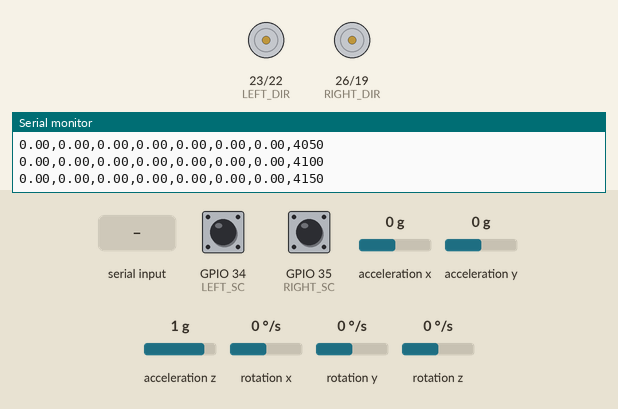
The sketch below on a simulated ESP32. On the bench: direction and speed pins drawn as motors (green arrow = direction pin HIGH = forward, orange = LOW = backward, longer = more drive), the last lines printed to the serial monitor. The test bench sets the inputs (shaded band); at power-on: GPIO 34 (LEFT_SC) HIGH, GPIO 35 (RIGHT_SC) HIGH, acceleration x 0 g, acceleration y 0 g, acceleration z 1 g, rotation x 0 °/s, rotation y 0 °/s, rotation z 0 °/s.

Above: at 4.2 s.
4.3 s: "V,1\n" received over Serial
At 4.55 s:
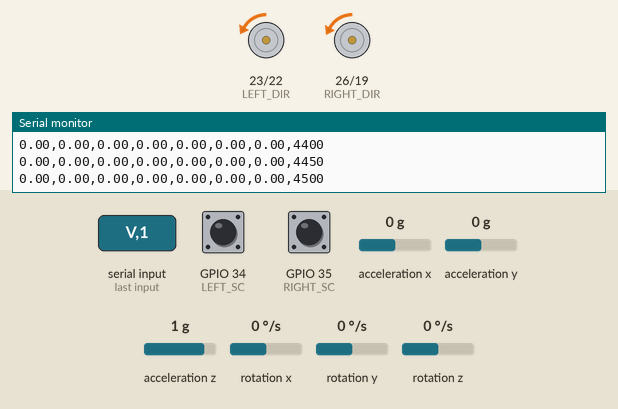
7.3 s: "v,45\n" received over Serial
At 9.2 s:
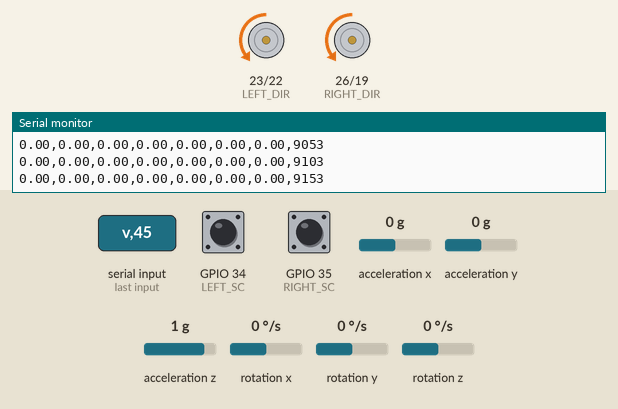
Timing chart, 0 to 10.8 s (numbered marks = the images above; inputs shaded):
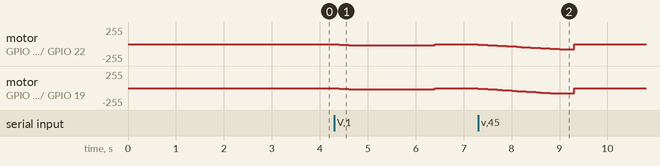

The sketch:

firmware.ino
```cpp
#include <math.h>
#include <Wire.h>
#include <MPU6050_tockn.h>

// Define custom I2C pins for MPU6050
#define I2C_SDA 32
#define I2C_SCL 33

// Motor pins
#define LEFT_PWM     22
#define LEFT_DIR     23
#define LEFT_SC      34
#define RIGHT_PWM    19
#define RIGHT_DIR    26
#define RIGHT_SC     35

#define LEFT_PWM_CH   2
#define RIGHT_PWM_CH  1
#define PWM_FREQ      1000
#define PWM_RES       8
#define MAX_PWM       80

#define DEBOUNCE_TIME_US       1000
#define ENCODER_PRINT_INTERVAL 50
#define ODOMETRY_INTERVAL       20

#define LEFT_FORWARD   HIGH
#define RIGHT_FORWARD  LOW

#define WHEEL_DIAMETER_M    0.165f
#define WHEEL_SEPARATION_M  0.521f
#define PULSES_PER_REV      45

#define FILTER_ALPHA 0.15f

// Forward calibration
#define LEFT_SLOPE_FWD     0.0411f
#define LEFT_INTERCEPT_FWD -0.2392f
#define RIGHT_SLOPE_FWD    0.0267f
#define RIGHT_INTERCEPT_FWD -0.0816f

// Reverse calibration (swapped characteristics)
#define LEFT_SLOPE_REV     0.0267f
#define LEFT_INTERCEPT_REV -0.0816f
#define RIGHT_SLOPE_REV    0.0411f
#define RIGHT_INTERCEPT_REV -0.2392f

#define MIN_START_PWM 10

#define LOW_SPEED_PWM_PER_MPS 30.0f
#define LOW_SPEED_THRESHOLD 0.15f

// Reduced maximum acceleration for smoother transitions
#define MAX_ACCELERATION 0.8f

// Minimum speed for PID control to prevent hunting
#define MIN_SPEED_FOR_PID 0.02f

// Stop sequence timing
#define STOP_HOLD_TIME 200

// Command timeout
#define COMMAND_TIMEOUT_MS 2000

// Odometry variables
float x = 0.0;
float y = 0.0;
float theta = 0.0;

unsigned long samplerate = 100;

// Wheel speeds
float vl = 0.0;
float vr = 0.0;
float filteredVl = 0.0;
float filteredVr = 0.0;

// Command vs Actual Ramped Target Velocities
float rawTargetVl = 0.0;
float rawTargetVr = 0.0;
float targetVl = 0.0;
float targetVr = 0.0;

// PID variables
float prevErrorVl = 0.0;
float integralVl = 0.0;
float outputVl = 0.0;
float prevErrorVr = 0.0;
float integralVr = 0.0;
float outputVr = 0.0;

float prevMeasuredVl = 0.0;
float prevMeasuredVr = 0.0;

// PID Gains
float kp_l = 15.0f;
float ki_l = 5.0f;
float kd_l = 0.5f;

float kp_r = 20.0f;
float ki_r = 8.0f;
float kd_r = 0.5f;

// Encoder variables
volatile long lastLeftPulses = 0;
volatile long lastRightPulses = 0;
volatile long leftPulses = 0;
volatile long rightPulses = 0;

volatile unsigned long lastLeftInterrupt = 0;
volatile unsigned long lastRightInterrupt = 0;

volatile bool leftEncoderDirection = true;
volatile bool rightEncoderDirection = true;

// Timing variables
unsigned long lastEncoderPrint = 0;
unsigned long lastOdometryUpdate = 0;
unsigned long lastSpeedMeasure = 0;
unsigned long lastPIDTime = 0;
unsigned long lastRampTime = 0;
unsigned long lastCommandTime = 0;

// Anti-windup and stopping sequence
bool isStopping = false;
unsigned long stopStartTime = 0;

// MPU6050 object
MPU6050 mpu6050(Wire);

void normalizeAngle() {
  while (theta > PI) theta -= 2 * PI;
  while (theta < -PI) theta += 2 * PI;
}

void updateOdometry() {
  noInterrupts();
  long del_left = leftPulses - lastLeftPulses;
  long del_right = rightPulses - lastRightPulses;
  lastLeftPulses = leftPulses;
  lastRightPulses = rightPulses;
  interrupts();

  float dl = (del_left * PI * WHEEL_DIAMETER_M) / PULSES_PER_REV;
  float dr = (del_right * PI * WHEEL_DIAMETER_M) / PULSES_PER_REV;

  float dc = (dl + dr) / 2.0f;
  float dtheta = (dr - dl) / WHEEL_SEPARATION_M;

  theta += dtheta;
  normalizeAngle();

  x += dc * cos(theta);
  y += dc * sin(theta);
}

void IRAM_ATTR leftISR() {
  unsigned long now = micros();
  if (now - lastLeftInterrupt >= DEBOUNCE_TIME_US) {
    lastLeftInterrupt = now;
    leftPulses += leftEncoderDirection ? 1 : -1;
  }
}

void IRAM_ATTR rightISR() {
  unsigned long now = micros();
  if (now - lastRightInterrupt >= DEBOUNCE_TIME_US) {
    lastRightInterrupt = now;
    rightPulses += rightEncoderDirection ? 1 : -1;
  }
}

void MeasureWheelSpeeds(float dt) {
  static long prevLeftPulses = 0;
  static long prevRightPulses = 0;

  noInterrupts();
  long currentLeftPulses = leftPulses;
  long currentRightPulses = rightPulses;
  interrupts();

  long deltaLeft = currentLeftPulses - prevLeftPulses;
  long deltaRight = currentRightPulses - prevRightPulses;

  float distLeft = (deltaLeft * PI * WHEEL_DIAMETER_M) / PULSES_PER_REV;
  float distRight = (deltaRight * PI * WHEEL_DIAMETER_M) / PULSES_PER_REV;

  float rawVl = distLeft / dt;
  float rawVr = distRight / dt;

  filteredVl = FILTER_ALPHA * rawVl + (1.0f - FILTER_ALPHA) * filteredVl;
  filteredVr = FILTER_ALPHA * rawVr + (1.0f - FILTER_ALPHA) * filteredVr;

  vl = rawVl;
  vr = rawVr;

  prevLeftPulses = currentLeftPulses;
  prevRightPulses = currentRightPulses;
}

float pidControl(float target, float current, float dt, float kp, float ki, float kd,
                  float &prevError, float &integral, float &prevMeasured) {
  float error = target - current;

  if (fabs(target) < MIN_SPEED_FOR_PID && fabs(current) < MIN_SPEED_FOR_PID) {
    integral = 0;
    prevError = 0;
    prevMeasured = current;
    return 0;
  }

  float P = kp * error;

  if (fabs(error) < 0.5f) {
    integral += error * dt;
    integral = constrain(integral, -50.0f, 50.0f);
  } else {
    integral *= 0.95f;
  }
  float I = ki * integral;

  float D = -kd * (current - prevMeasured) / dt;

  float output = P + I + D;
  prevError = error;
  prevMeasured = current;

  return output;
}

void resetPID() {
  prevErrorVl = 0;
  integralVl = 0;
  prevErrorVr = 0;
  integralVr = 0;
  outputVl = 0;
  outputVr = 0;
  prevMeasuredVl = 0;
  prevMeasuredVr = 0;
}

void setMotors(int leftPwm, int rightPwm) {
  leftPwm = constrain(leftPwm, -MAX_PWM, MAX_PWM);
  rightPwm = constrain(rightPwm, -MAX_PWM, MAX_PWM);

  if (leftPwm >= 0) {
    digitalWrite(LEFT_DIR, LEFT_FORWARD);
    leftEncoderDirection = true;
  } else {
    digitalWrite(LEFT_DIR, !LEFT_FORWARD);
    leftEncoderDirection = false;
  }
  ledcWrite(LEFT_PWM_CH, abs(leftPwm));

  if (rightPwm >= 0) {
    digitalWrite(RIGHT_DIR, RIGHT_FORWARD);
    rightEncoderDirection = true;
  } else {
    digitalWrite(RIGHT_DIR, !RIGHT_FORWARD);
    rightEncoderDirection = false;
  }
  ledcWrite(RIGHT_PWM_CH, abs(rightPwm));
}

// Convert V,W commands to wheel velocities
void setVW(float linearVel, float angularVel) {
  float leftVel = linearVel - (angularVel * WHEEL_SEPARATION_M) / 2.0f;
  float rightVel = linearVel + (angularVel * WHEEL_SEPARATION_M) / 2.0f;

  rawTargetVl = leftVel;
  rawTargetVr = rightVel;

  lastCommandTime = millis();
}

// NEW: Reset odometry function
void resetOdometry(float newX = 0.0, float newY = 0.0, float newTheta = 0.0) {
  noInterrupts();
  x = newX;
  y = newY;
  theta = newTheta;
  // Reset encoder pulse counts to prevent jumps
  lastLeftPulses = leftPulses;
  lastRightPulses = rightPulses;
  interrupts();

  normalizeAngle();

  // Send acknowledgment
  Serial.print("ODOM_RESET,");
  Serial.print(x, 3);
  Serial.print(",");
  Serial.print(y, 3);
  Serial.print(",");
  Serial.print(theta, 3);
  Serial.print(",");
  Serial.println(millis());
}

void updateVelocityRamping() {
  unsigned long now = millis();
  float dt = (now - lastRampTime) / 1000.0f;
  if (dt <= 0) return;
  lastRampTime = now;

  float maxStep = MAX_ACCELERATION * dt;

  if (isStopping) {
    maxStep *= 3.0f;
  }

  if (targetVl < rawTargetVl) {
    targetVl = fmin(targetVl + maxStep, rawTargetVl);
  } else if (targetVl > rawTargetVl) {
    targetVl = fmax(targetVl - maxStep, rawTargetVl);
  }

  if (targetVr < rawTargetVr) {
    targetVr = fmin(targetVr + maxStep, rawTargetVr);
  } else if (targetVr > rawTargetVr) {
    targetVr = fmax(targetVr - maxStep, rawTargetVr);
  }
}

int calculateFeedForward(float targetSpeed, bool isLeft) {
  if (fabs(targetSpeed) <= 0.01f) return 0;

  float absSpeed = fabs(targetSpeed);
  int sign = (targetSpeed > 0) ? 1 : -1;

  if (absSpeed < LOW_SPEED_THRESHOLD) {
    int pwm = (int)(absSpeed * LOW_SPEED_PWM_PER_MPS);
    if (pwm > 0 && pwm < MIN_START_PWM) {
      pwm = MIN_START_PWM;
    }
    return constrain(pwm * sign, -MAX_PWM, MAX_PWM);
  }

  float slope, intercept;

  if (isLeft) {
    if (sign > 0) {
      slope = LEFT_SLOPE_FWD;
      intercept = LEFT_INTERCEPT_FWD;
    } else {
      slope = LEFT_SLOPE_REV;
      intercept = LEFT_INTERCEPT_REV;
    }
  } else {
    if (sign > 0) {
      slope = RIGHT_SLOPE_FWD;
      intercept = RIGHT_INTERCEPT_FWD;
    } else {
      slope = RIGHT_SLOPE_REV;
      intercept = RIGHT_INTERCEPT_REV;
    }
  }

  int pwm = (int)((absSpeed - intercept) / slope);
  return constrain(pwm * sign, -MAX_PWM, MAX_PWM);
}

void updatePID() {
  unsigned long now = millis();

  // Check for command timeout
  if (!isStopping && (now - lastCommandTime > COMMAND_TIMEOUT_MS)) {
    isStopping = true;
    stopStartTime = now;
    setMotors(0, 0);
    resetPID();
    filteredVl = 0; filteredVr = 0;
    vl = 0; vr = 0;
    rawTargetVl = 0; rawTargetVr = 0;
    targetVl = 0; targetVr = 0;
  }

  // Stopping sequence
  if (isStopping) {
    if (now - stopStartTime < STOP_HOLD_TIME) {
      setMotors(0, 0);
      lastPIDTime = now;
      return;
    } else {
      isStopping = false;
      filteredVl = 0;
      filteredVr = 0;
      vl = 0;
      vr = 0;
      resetPID();
      lastPIDTime = now;
      lastRampTime = now;
      return;
    }
  }

  float dt = (now - lastPIDTime) / 1000.0f;
  if (dt <= 0) return;

  updateVelocityRamping();

  float currentVl = filteredVl;
  float currentVr = filteredVr;

  float pidOutputL = pidControl(targetVl, currentVl, dt, kp_l, ki_l, kd_l,
                                 prevErrorVl, integralVl, prevMeasuredVl);
  float pidOutputR = pidControl(targetVr, currentVr, dt, kp_r, ki_r, kd_r,
                                 prevErrorVr, integralVr, prevMeasuredVr);

  int ffL = calculateFeedForward(targetVl, true);
  int ffR = calculateFeedForward(targetVr, false);

  int leftPwm = constrain((int)(pidOutputL + ffL), -MAX_PWM, MAX_PWM);
  int rightPwm = constrain((int)(pidOutputR + ffR), -MAX_PWM, MAX_PWM);

  setMotors(leftPwm, rightPwm);

  lastPIDTime = now;
}

void setup() {
  Serial.begin(115200);

  pinMode(LEFT_DIR, OUTPUT);
  pinMode(RIGHT_DIR, OUTPUT);
  pinMode(LEFT_SC, INPUT_PULLUP);
  pinMode(RIGHT_SC, INPUT_PULLUP);

  attachInterrupt(digitalPinToInterrupt(LEFT_SC), leftISR, RISING);
  attachInterrupt(digitalPinToInterrupt(RIGHT_SC), rightISR, RISING);

  ledcSetup(LEFT_PWM_CH, PWM_FREQ, PWM_RES);
  ledcAttachPin(LEFT_PWM, LEFT_PWM_CH);
  ledcSetup(RIGHT_PWM_CH, PWM_FREQ, PWM_RES);
  ledcAttachPin(RIGHT_PWM, RIGHT_PWM_CH);

  Wire.begin(I2C_SDA, I2C_SCL);

  mpu6050.begin();
  mpu6050.calcGyroOffsets(true);

  setMotors(0, 0);
  resetPID();
  lastRampTime = millis();
  lastPIDTime = millis();
  lastOdometryUpdate = millis();
  lastCommandTime = millis();
}

void loop() {
  unsigned long now = millis();

  if (now - lastSpeedMeasure >= samplerate) {
    float dt = (now - lastSpeedMeasure) / 1000.0f;
    MeasureWheelSpeeds(dt);
    lastSpeedMeasure = now;
  }

  if (now - lastPIDTime >= samplerate) {
    updatePID();
  }

  if (now - lastOdometryUpdate >= ODOMETRY_INTERVAL) {
    updateOdometry();
    lastOdometryUpdate = now;
  }

  if (now - lastEncoderPrint >= ENCODER_PRINT_INTERVAL) {
    mpu6050.update();

    Serial.print(x);
    Serial.print(",");
    Serial.print(y);
    Serial.print(",");
    Serial.print(theta);
    Serial.print(",");
    Serial.print(filteredVl);
    Serial.print(",");
    Serial.print(filteredVr);
    Serial.print(",");
    Serial.print(mpu6050.getAngleZ());
    Serial.print(",");
    Serial.print(mpu6050.getGyroZ());
    Serial.print(",");
    Serial.println(now);
    lastEncoderPrint = now;
  }

  if (Serial.available()) {
    String cmd = Serial.readStringUntil('\n');
    cmd.trim();

    // V,W command: V<linear_velocity>,<angular_velocity>
    if (cmd.startsWith("V") || cmd.startsWith("v")) {
      int commaIndex = cmd.indexOf(',');
      if (commaIndex > 0) {
        float linearVel = cmd.substring(1, commaIndex).toFloat();
        float angularVel = cmd.substring(commaIndex + 1).toFloat();
        isStopping = false;
        setVW(linearVel, angularVel);
      }
    }

    // NEW: Odometry reset command: R<x>,<y>,<theta>
    // Example: R0,0,0 or R1.5,2.0,0.785
    else if (cmd.startsWith("R") || cmd.startsWith("r")) {
      // Parse: R0.000,0.000,0.000
      int firstComma = cmd.indexOf(',');
      int secondComma = cmd.indexOf(',', firstComma + 1);

      if (firstComma > 0 && secondComma > 0) {
        float newX = cmd.substring(1, firstComma).toFloat();
        float newY = cmd.substring(firstComma + 1, secondComma).toFloat();
        float newTheta = cmd.substring(secondComma + 1).toFloat();

        resetOdometry(newX, newY, newTheta);
      }
    }
    // All other commands are ignored
  }
}
```
